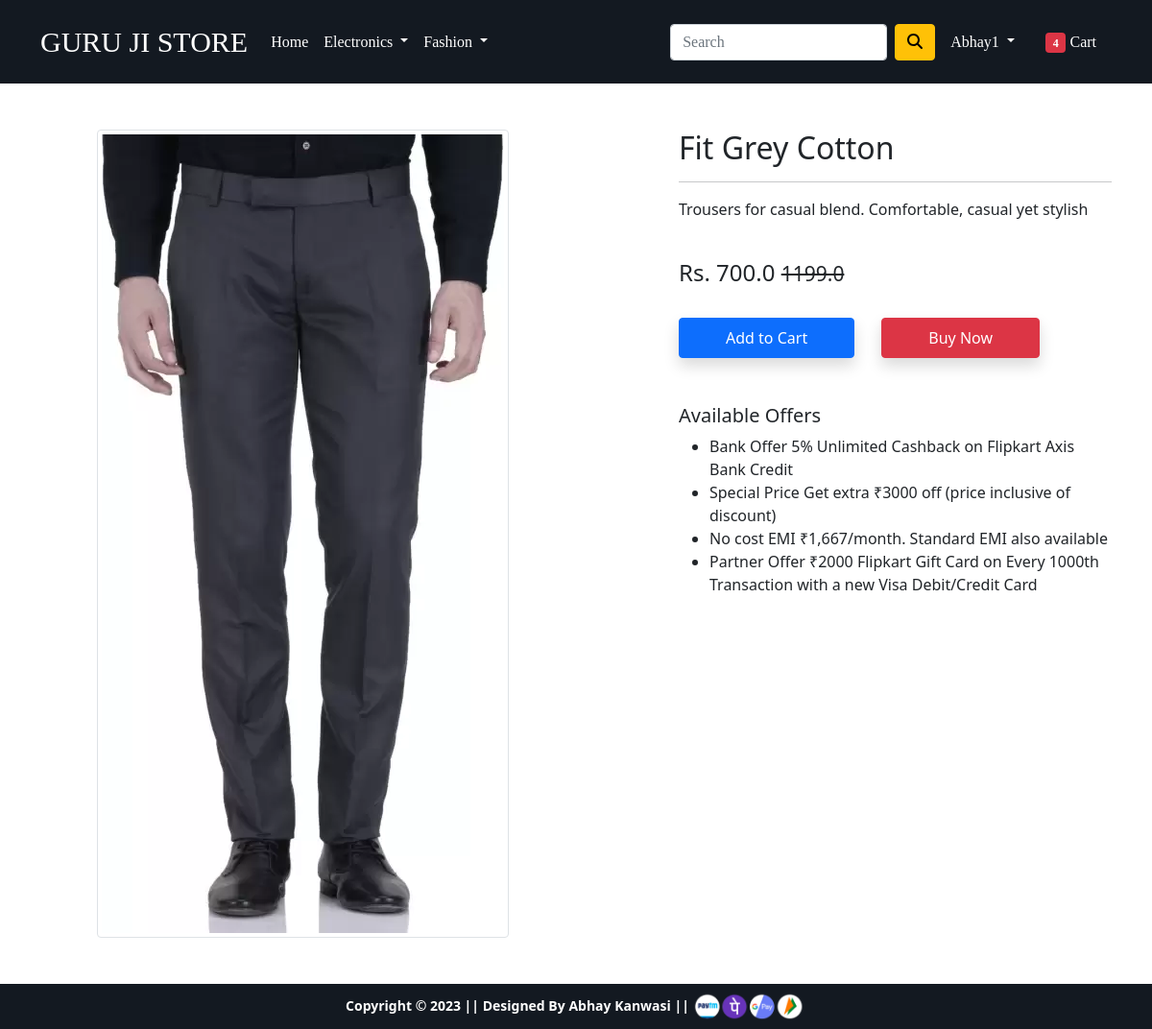
Screenshot of /product-detail/8 (signed in) with the database file from the repository.
### app/models.py (models this page shows, shortened)
class Product(models.Model):
    title = models.CharField(max_length=100)
    selling_price = models.FloatField()
    discount_price = models.FloatField()
    description = models.TextField()
    brand = models.CharField(max_length=100)
    category = models.CharField(choices=CATEGORY_CHOICES, max_length=2)
    product_image = models.ImageField(upload_to='prouductimg')

### app/views.py (the view)
# urls.py: path('product-detail/<int:pk>', views.ProductDetailView.as_view(), name='product-detail'),
class ProductDetailView(View):
    def get(self, request, pk):
      product = Product.objects.get(pk=pk)
      item_already_in_cart = False
      item_already_in_cart = Cart.objects.filter(Q(product=product.id) & Q(user=request.user)).exists()
      return render(request, 'app/productdetail.html', {'product' : product, 'item_already_in_cart' : item_already_in_cart})

### app/templates/app/productdetail.html (shortened to what this page needs)
{% extends 'app/base.html' %}
{% load static %}
{% block main-content %}
<div class="container my-5">
 <div class="row">
  <div class="col-sm-6 text-center align-self-center">
   <img src="{{product.product_image.url}}" alt="" class="img-fluid img-thumbnail">
  </div>
  <div class="col-sm-5 offset-sm-1">
   <h2>{{product.title}}</h2>
   <hr>
   <p>{{product.description}}</p> <br>
   <h4>Rs. {{product.discount_price}} <small class="fw-light text-decoration-line-through">{{product.selling_price}} </small></h4> <br>
   {% if item_already_in_cart %}
    <a href="{% url 'showcart' %}" class="btn btn-warning shadow px-5 py-2 ms-4">Go to Cart</a>
   {% else %}
   <form action="/add-to-cart" class="d-inline">
    <button type="submit" class="btn btn-primary shadow px-5 py-2">Add to Cart</button>
   </form>
   {% endif %}
   <a href="{% url 'buy-now' %}" class="btn btn-danger shadow px-5 py-2 ms-4">Buy Now</a>
   <h5 class="mt-5">Available Offers</h5>
   <ul>
    <li>Bank Offer 5% Unlimited Cashback on Flipkart Axis Bank Credit</li>
    <li>Special Price Get extra ₹3000 off (price inclusive of discount)</li>
    <li>No cost EMI ₹1,667/month. Standard EMI also available</li>
    <li>Partner Offer ₹2000 Flipkart Gift Card on Every 1000th Transaction with a new Visa Debit/Credit Card</li>
   </ul>
  </div>
 </div>
</div>
{% endblock main-content %}

### app/templates/app/base.html (shortened to what this page needs)
<!doctype html>
{% load static %}
<html lang="en">
  <head>
    <link href="https://cdn.jsdelivr.net/npm/bootstrap@5.0.0-beta1/dist/css/bootstrap.min.css" rel="stylesheet">
    <link rel="stylesheet" href="{% static 'app/css/owl.carousel.min.css' %}">
    <link rel="stylesheet" href="{% static 'app/css/all.min.css' %}">
    <link rel="stylesheet" href="{% static 'app/css/style.css' %}">
  </head>
  <body>
    <nav class="navbar navbar-expand-lg navbar-dark p-3" style = "background:#131921; font-family: Serif;">
     <div class="container">
       <a class="navbar-brand" href="/" style="text-transform: uppercase; font-family: Serif; font-size: 30px;">Guru Ji Store</a>
       <div class="collapse navbar-collapse" id="navbarSupportedContent">
         <ul class="navbar-nav me-auto mb-2 mb-lg-0">
           <li class="nav-item">
             <a class="nav-link active" aria-current="page" href="/">Home</a>
           </li>
           <li class="nav-item dropdown">
             <a class="nav-link dropdown-toggle text-white" href="#" id="electronicsDropdown" role="button" data-bs-toggle="dropdown" aria-expanded="false">
               Electronics
             </a>
           </li>
           <li class="nav-item dropdown">
             <a class="nav-link dropdown-toggle text-white" href="#" id="fashionDropdown" role="button" data-bs-toggle="dropdown" aria-expanded="false">
               Fashion
             </a>
           </li>
         </ul>
         <form class="d-flex">
           <input class="form-control me-2" type="search" placeholder="Search" aria-label="Search">
           <button class="btn btn-warning" type="submit"><i class="fa fa-search"></i></button>
         </form>
         <div>
          <ul class="navbar-nav me-auto mb-2 mb-lg-0">
          {% if request.user.is_authenticated %}
           <li class="nav-item dropdown mx-2">
              <a class="nav-link dropdown-toggle text-white" href="#" id="profileDropdown" role="button" data-bs-toggle="dropdown" aria-expanded="false">
                {{request.user.username|capfirst}}
              </a>
            </li>
            <li class="nav-item mx-2">
             <a href="{% url 'showcart' %}" class="nav-link text-white"><span class="badge bg-danger">4</span> Cart </a>
            </li>
          {% endif %}
          </ul>
         </div>
       </div>
     </div>
    </nav>
    {% block main-content %} {% endblock main-content %}
    <footer class="container-fluid text-center p-2 mt-5" style = "background:#131921; mt-auto;">
        <small class="text-white"><strong>Copyright &copy; 2023 || Designed By Abhay Kanwasi || </strong></small>
        <img src="{% static 'app/images/payment.png' %}" alt="" srcset="" class="img-fluid" height="1px" width="10%">
    </footer>
  </body>
</html>

### rows the page displays
Product: product_image (picture), title "Fit Grey Cotton", description "Trousers for casual blend. Comfortable, casual yet stylish", discount_price "700.0", selling_price "1199.0"

### other values shown
{{ request.user.username|capfirst }} "Abhay1"
